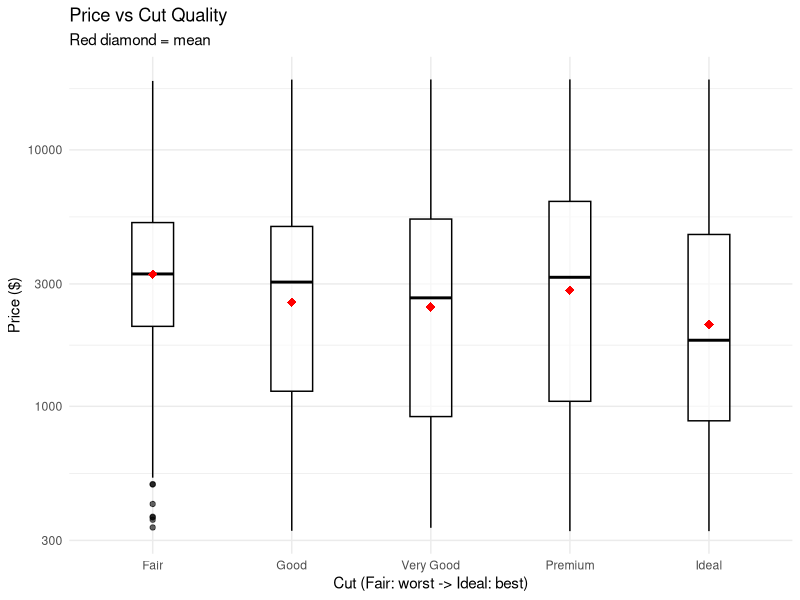
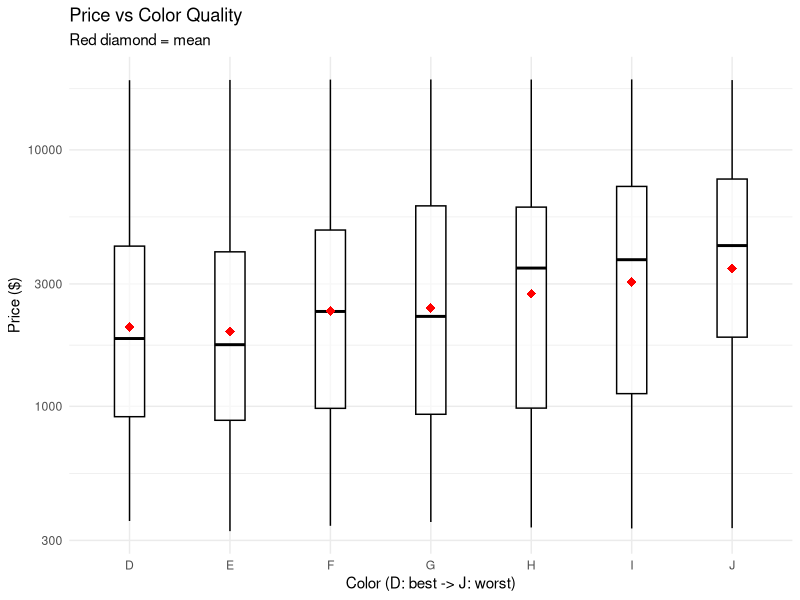
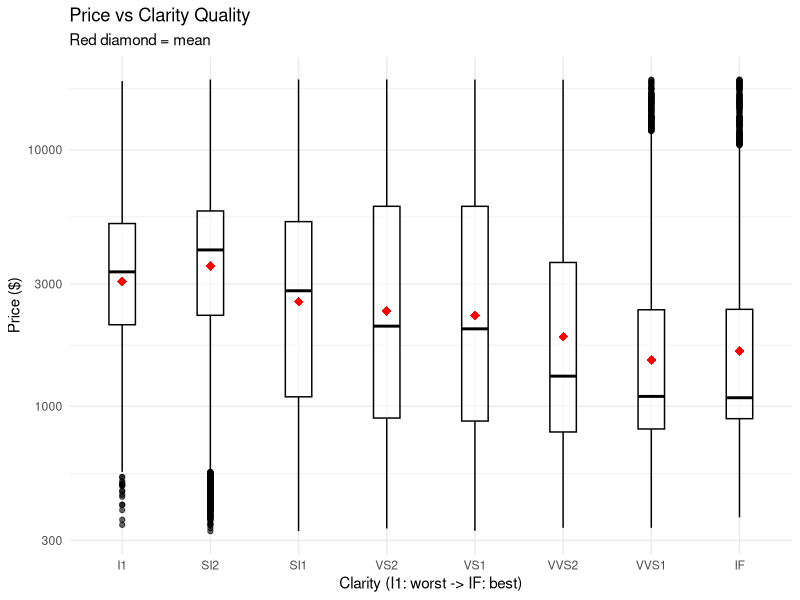
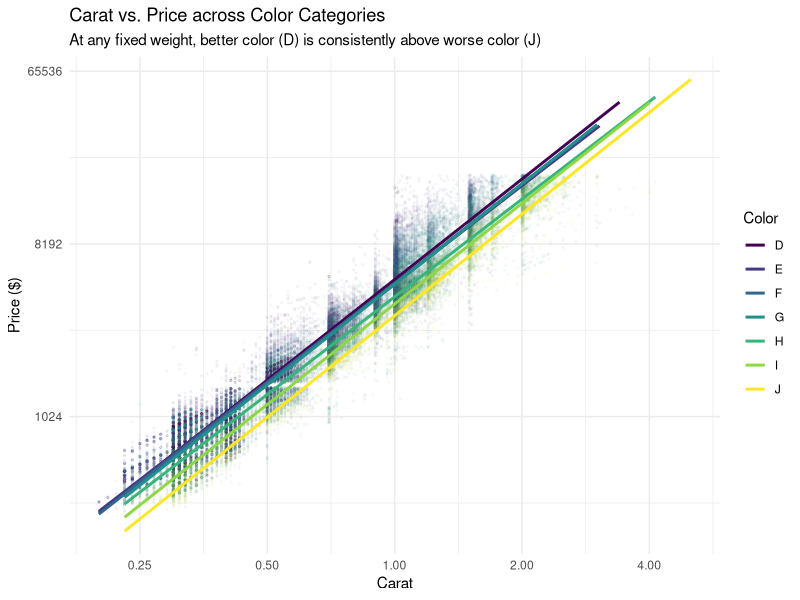

Source code (R) for these figures, in order:
## ---- chunk 1
# cache results
knitr::opts_chunk$set(cache=FALSE, echo = TRUE, eval = TRUE, message=FALSE, warning = FALSE, fig.align='center')
## ---- chunk 2
library(tidyverse)
library(ggplot2)
library(broom)
## ---- chunk 3
# 1. Price vs Cut (Fair is worst, Ideal is best)
ggplot(diamonds, aes(x = cut, y = price)) +
  geom_boxplot(alpha = 0.6, fill = "white", color = "black", width = 0.3) +
  stat_summary(fun = mean, geom = "point", shape = 18, size = 3, color = "red") +
  scale_y_log10() +
  labs(
    title = "Price vs Cut Quality",
    subtitle = "Red diamond = mean",
    x = "Cut (Fair: worst -> Ideal: best)",
    y = "Price ($)"
  ) +
  theme_minimal()

# 2. Price vs Color (D is best, J is worst)
ggplot(diamonds, aes(x = color, y = price)) +
  geom_boxplot(alpha = 0.6, fill = "white", color = "black", width = 0.3) +
  stat_summary(fun = mean, geom = "point", shape = 18, size = 3, color = "red") +
  scale_y_log10() +
  labs(
    title = "Price vs Color Quality",
    subtitle = "Red diamond = mean",
    x = "Color (D: best -> J: worst)",
    y = "Price ($)"
  ) +
  theme_minimal()

# 3. Price vs Clarity (I1 is worst, IF is best)
ggplot(diamonds, aes(x = clarity, y = price)) +
  geom_boxplot(alpha = 0.6, fill = "white", color = "black", width = 0.3) +
  stat_summary(fun = mean, geom = "point", shape = 18, size = 3, color = "red") +
  scale_y_log10() +
  labs(
    title = "Price vs Clarity Quality",
    subtitle = "Red diamond = mean",
    x = "Clarity (I1: worst -> IF: best)",
    y = "Price ($)"
  ) +
  theme_minimal()
## ---- chunk 4
cor(diamonds$carat, diamonds$price)

# Mean carat weight across colors and clarities
diamonds |> 
  group_by(color) |> 
  summarise(mean_carat = mean(carat))

diamonds |> 
  group_by(clarity) |> 
  summarise(mean_carat = mean(carat))
## ---- chunk 5
mod_diamonds <- lm(log(price) ~ log(carat) + cut + color + clarity, data = diamonds)
broom::glance(mod_diamonds)
## ---- chunk 6
ggplot(diamonds, aes(x = carat, y = price, color = color)) +
  geom_point(alpha = 0.03, size = 0.5) +
  scale_x_continuous(trans = "log2") +
  scale_y_continuous(trans = "log2") +
  geom_smooth(method = "lm", se = FALSE) +
  labs(
    title = "Carat vs. Price across Color Categories",
    subtitle = "At any fixed weight, better color (D) is consistently above worse color (J)",
    x = "Carat",
    y = "Price ($)",
    color = "Color"
  ) +
  theme_minimal()
